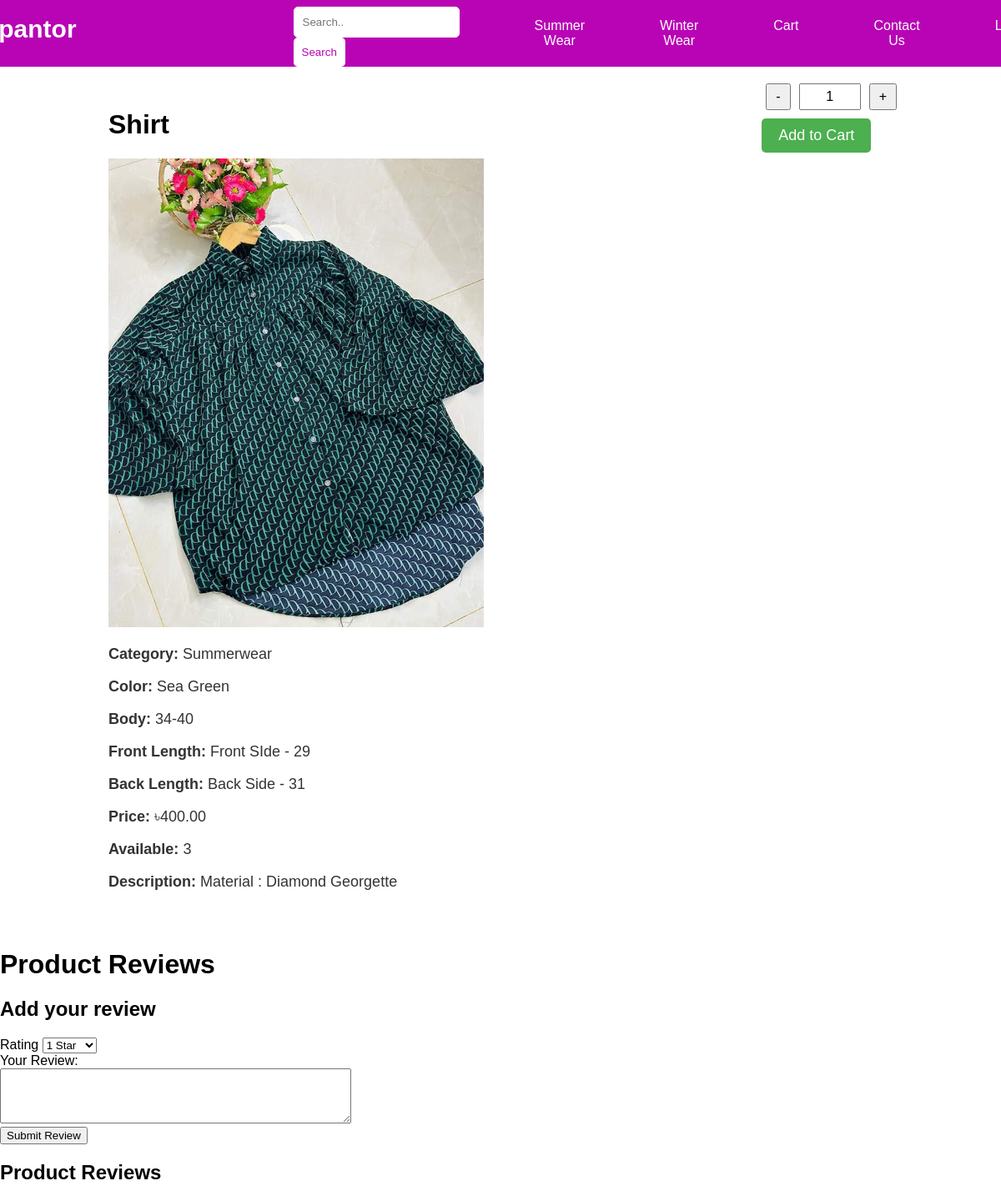
/product/3/, run on an earlier commit of the app's database.
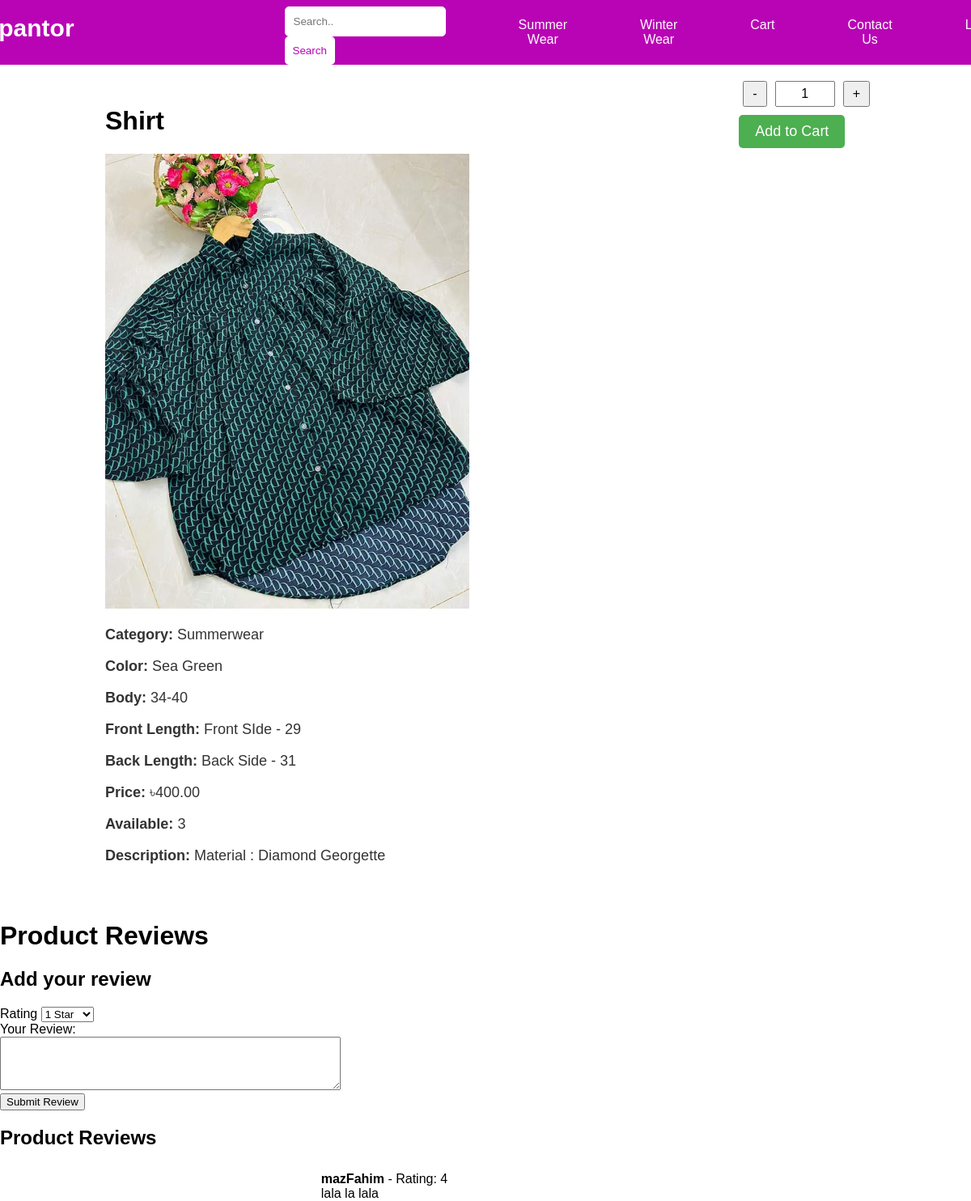
And on a later commit of the database.
### management/models.py (models this page shows, shortened)
class UserReview(models.Model):
    ratingChoices =  [
        (1, '1 Star'),
        (2, '2 Stars'),
        (3, '3 Stars'),
        (4, '4 Stars'),
        (5, '5 Stars'),
    ]
    user = models.ForeignKey(settings.AUTH_USER_MODEL, on_delete=models.CASCADE, related_name='review')
    wear = models.ForeignKey('Wears', on_delete=models.CASCADE)
    message = models.TextField()
    rating = models.IntegerField(choices=ratingChoices)

### management/views.py (the view)
# urls.py: path('product/<int:product_id>/', views.product_detail, name='product_detail'),
def product_detail(request, product_id):
    product = get_object_or_404(Wears, productId=product_id)
    reviews = UserReview.objects.filter(wear=product)
    context = {
        'product': product,
        'reviews': reviews
    }
    template = loader.get_template('product_detail.html')
    return HttpResponse(template.render(context, request))

### management/templates/product_detail.html (shortened to what this page needs)
<!DOCTYPE html>
<html lang="en">
<head>
</head>
<body>
{% include 'header.html' %}
<div class="container">
    <div class="product-details">
        <h1>{{ product.productName }}</h1>
        <img src="{{ product.productImage.url }}" alt="{{ product.productName }}" class="product-image">
        <div class="details">
            <p><strong>Category:</strong> {{ product.get_category_display }}</p>
            <p><strong>Color:</strong> {{ product.productColor }}</p>
            <p><strong>Body:</strong> {{ product.productBody }}</p>
            <p><strong>Front Length:</strong> {{ product.frontLength }}</p>
            <p><strong>Back Length:</strong> {{ product.backLength }}</p>
            <p><strong>Price:</strong> ৳{{ product.productPrice }}</p>
            <p><strong>Available:</strong> {{ product.available }}</p>
            <p><strong>Description:</strong> {{ product.description }}</p>
        </div>
    </div>
    <div class="cart-form">
        <form method="post" action="{% url 'add_to_cart' product.productId %}">
            <div class="quantity-control">
                <button type="button" onclick="changeQuantity(-1)">-</button>
                <input type="text" name="quantity" id="quantity" value="1" readonly>
                <button type="button" onclick="changeQuantity(1)">+</button>
            </div>
            <button type="submit" id="add-button">Add to Cart</button>
        </form>
    </div>
</div>
<div>
    <h1>Product Reviews</h1>
    <h2>Add your review</h2>
    <form action="{% url 'add_review' product_id=product.productId %}" method="post">
        <label for="rating">Rating</label>
        <select name="rating" id="rating">
            <option value="1">1 Star</option>
        </select><br>
        <label for="message">Your Review:</label><br>
        <textarea name="message" id="message" rows="4" cols="50"></textarea><br>
        <input type="submit" value="Submit Review">
    </form>
    <h2>Product Reviews</h2>
    {% if reviews %}
     <ul>
        {% for review in reviews %}
            <li>
                <strong>{{ review.user.username }}</strong> - Rating: {{ review.rating }} <br>
                {{ review.message }}
            </li>
        {% endfor %}
     </ul>
    {% endif %}
</div>
</body>
</html>

What changed in the data, as far as the page shows it:
added UserReview: user.username "mazFahim", rating "4", message "lala la lala"
